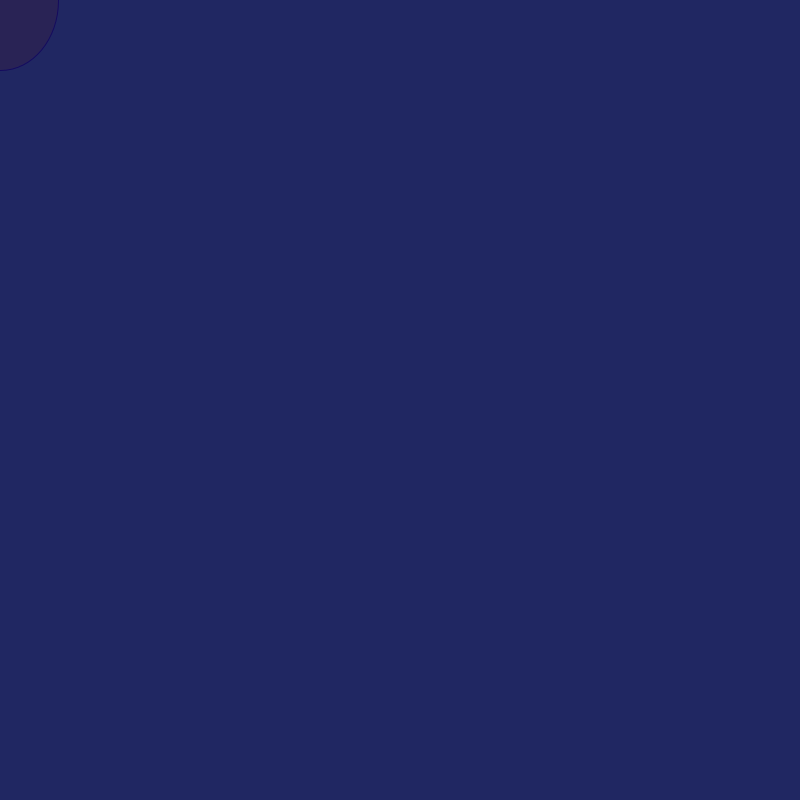
Frame 1 (no input)
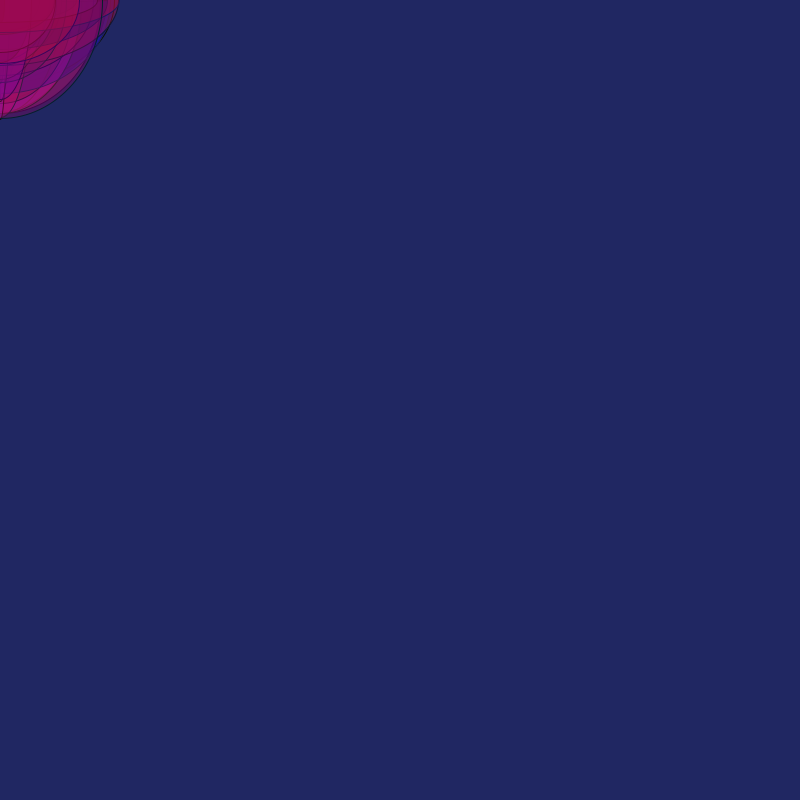
Frame 60 (the mouse pressed at the canvas centre just before this capture)
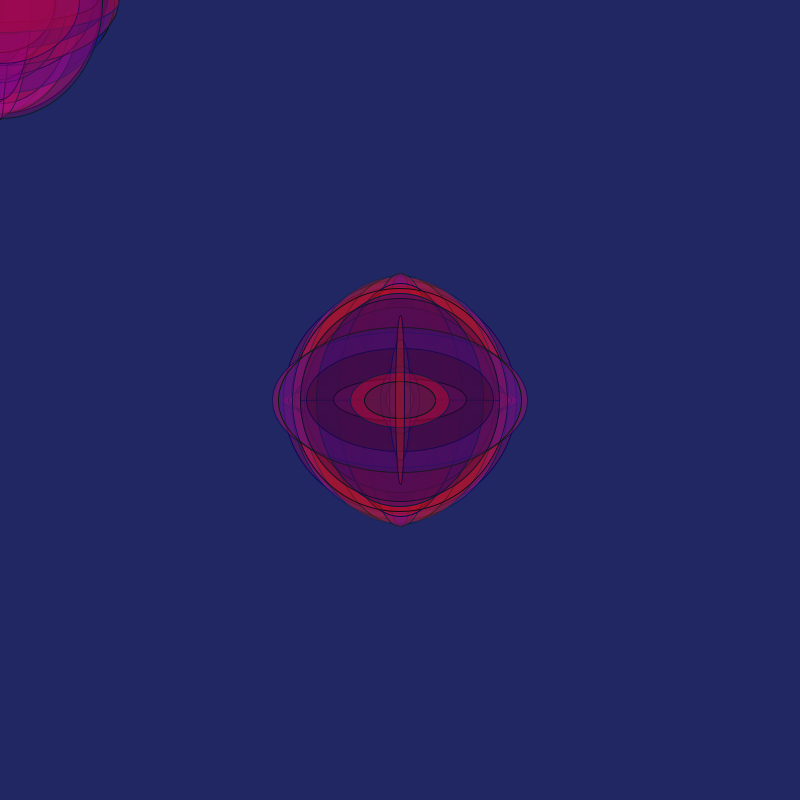
Frame 120 (the mouse held since frame 60 and released just before this capture)

The Processing sketch that drew these frames (run headless with seeded random() and noise(); from frame 60 on, the mouse is pressed at the canvas centre):

// Processing sketch: processing_61980
// ── processing_61980.pde

void setup()
{
  size(800,800);
  background(32,39,98);
  smooth();
  frameRate(18);
}
void draw()
{
  stroke(random(32),random(39),random(98));
  fill(random(234),random(33),random(208),100);
  ellipse(mouseX,mouseY,random(255),random(255));
}
